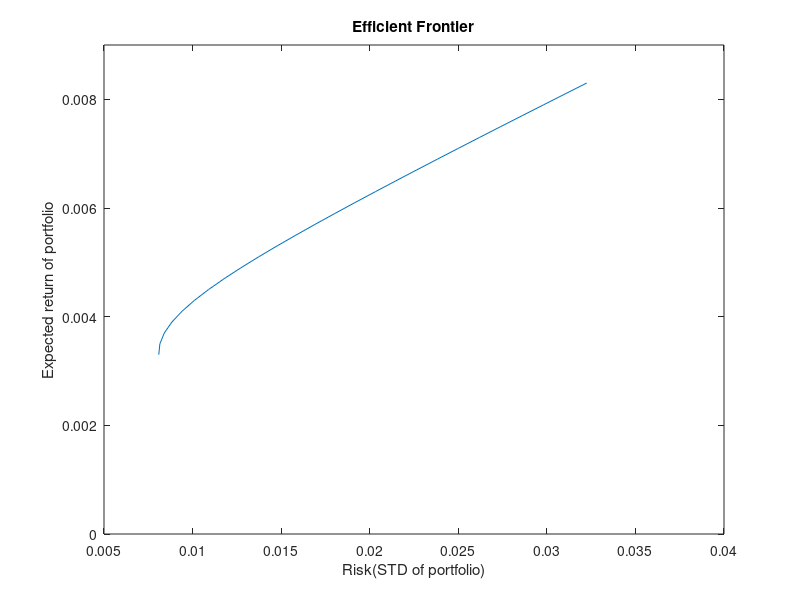

The MATLAB source for this figure: (Note: this script raises an error after producing the figure.)
%Use the mean-variance optimization model to generate an efficient 
%frontier of the three assets SPDR S&P 500 ETF (SPY), iShares Core US Treasury Bond (GOVT)
%and iShares MSCI Emerging Markets Mini Vol (EEMV). 

clc;
clear all;

%Objective Function's Coefficient
H = [0.001049006,-9.13e-05,0.000637574;
     -9.13e-05,9.04e-05,5.04e-06;
     0.000637574,5.04e-06,0.000979649];

%Inequality Constraints
A=[];
b=[];

% Linear Term Coefficients
c=[]';

%Equality Constraints
Aeq=[0.008322946, 0.002542663, 0.002317918;
    1,1,1];

%Variable Bound
ub = [inf; inf; inf;]; 
lb = [0; 0;0]; % without short selling 


std=[]; %To store std deviations
weights=[] %To store weights

% Running Loop for different Expected Return of Portfolio
for r=[0.0033:0.0002:0.0083]
    
    beq = [r;1]; 
    
    %Calling quadprog library to optimize
    [x, fval2] = quadprog(H, c, A, b, Aeq, beq, lb, ub);
    v= (x'*H*x ); 
    weights=[weights;x'];
    std=[std,sqrt(v)];
end

% Plotting Effiecient Frontier
plot(std,[0.0033:0.0002:0.0083]);
ylim([0 0.009]);
xlabel('Risk(STD of portfolio)')
ylabel('Expected return of portfolio')
title('Efficient Frontier')

% Displaying Results
result=array2table([[0.0033:0.0002:0.0083]',weights,std'],...
    'VariableNames',{'Expected_Return_of_Portfolio','X1','X2','X3','STD_of_Portfolio'})






    




